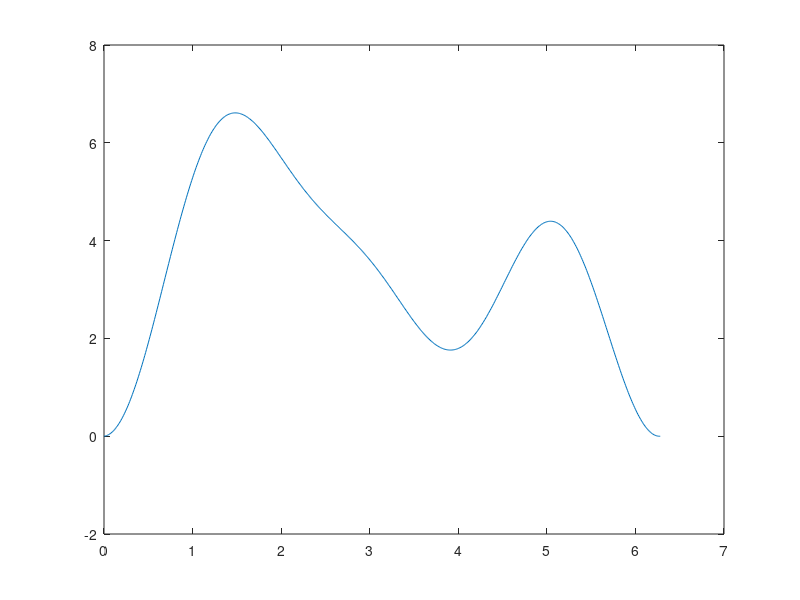

Write MATLAB code to recreate this figure. (Note: this script raises an error after producing the figure.)
clc; clear; 
addpath /people/gesla/Documents/git/rotst2/scripts/source_for_mtb


%% 1D

x=0:0.01:2*pi;
nt=3; 
an=rand(nt+1,1)*2-1; an(1)=-sum(an(2:end)*2); bn=rand(nt+1,1)*2-1; bn(1)=0; 
f=an(1)+cos(x'*[1:nt])*an(2:end)*2+sin(x'*[1:nt])*bn(2:end)*2;
plot(x,f)

%% 2D

a=importdata('u20-600-160.dat');
a=loadrs2(a);
x=a.xc; z=a.zc;

%%

ntx=8; ntz=2; lx=10; lz=1;
an=rand(ntz+1,ntx+1)*2-1; %an(1)=-sum(an(2:end)*2); 
bn=rand(ntz+1,ntx+1)*2-1; %bn(1,:)=0; bn(:,1)=0; 

f=0;
% for ikx=0:ntx
%     for ikz=0:ntz
%         % f=f+cos(x/lx*2*pi*ikx).*cos(z/lz*2*pi*ikz)*an(ikz+1,ikx+1);
%         f=f+sin(x/lx*2*pi*ikx).*sin(z/lz*2*pi*ikz)*bn(ikz+1,ikx+1);
%     end
% end

for ikx=-ntx:ntx
    for ikz=-ntz:ntz
        % f=f+cos(x/lx*2*pi*ikx).*cos(z/lz*2*pi*ikz)*an(ikz+1,ikx+1);
        f=f+(an(abs(ikz)+1,abs(ikx)+1)+bn(abs(ikz)+1,abs(ikx)+1)*1i*(1-2*(ikx<0))*(1-2*(ikz<0)))*exp(1i*ikx*x/lx*2*pi).*exp(1i*ikz*z/lz*2*pi);
    end
end


pcolor(x,z,real(f)); shading interp; axis equal; xlim([0 10]); ylim([0 1]); colormap(parula(8)); colorbar();
% mesh(x,z,f); shading interp;  xlim([0 10]); ylim([0 1]); colormap(parula(8));

%harder than I thought
